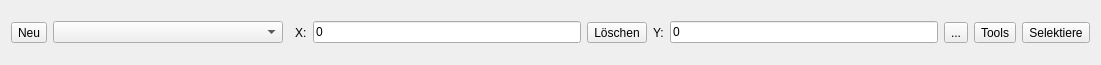
<?xml version="1.0" encoding="UTF-8"?>
<ui version="4.0">
 <class>Form</class>
 <widget class="QWidget" name="Form">
  <property name="geometry">
   <rect>
    <x>0</x>
    <y>0</y>
    <width>1101</width>
    <height>65</height>
   </rect>
  </property>
  <property name="windowTitle">
   <string>Form</string>
  </property>
  <layout class="QHBoxLayout" name="horizontalLayout">
   <property name="topMargin">
    <number>0</number>
   </property>
   <property name="bottomMargin">
    <number>0</number>
   </property>
   <item>
    <widget class="QToolButton" name="btnPoint">
     <property name="toolTip">
      <string>Punkt von Karte</string>
     </property>
     <property name="text">
      <string>Neu</string>
     </property>
     <property name="icon">
      <iconset>
       <normaloff>icons/mActionGTOpoint.png</normaloff>icons/mActionGTOpoint.png</iconset>
     </property>
     <property name="checkable">
      <bool>true</bool>
     </property>
     <property name="checked">
      <bool>false</bool>
     </property>
    </widget>
   </item>
   <item>
    <widget class="QComboBox" name="cboCoordSys">
     <property name="sizePolicy">
      <sizepolicy hsizetype="Preferred" vsizetype="Fixed">
       <horstretch>0</horstretch>
       <verstretch>0</verstretch>
      </sizepolicy>
     </property>
     <property name="editable">
      <bool>false</bool>
     </property>
     <property name="currentText">
      <string/>
     </property>
     <property name="insertPolicy">
      <enum>QComboBox::NoInsert</enum>
     </property>
     <property name="sizeAdjustPolicy">
      <enum>QComboBox::AdjustToContentsOnFirstShow</enum>
     </property>
     <property name="minimumContentsLength">
      <number>25</number>
     </property>
    </widget>
   </item>
   <item>
    <widget class="QgsProjectionSelectionWidget" name="mQgsProjectionSelectionWidget"/>
   </item>
   <item>
    <widget class="QLabel" name="lblX">
     <property name="text">
      <string>X:</string>
     </property>
    </widget>
   </item>
   <item>
    <widget class="QLineEdit" name="coordX">
     <property name="text">
      <string>0</string>
     </property>
    </widget>
   </item>
   <item>
    <widget class="QToolButton" name="btnCopyXt">
     <property name="toolTip">
      <string>x-Koordinate kopieren</string>
     </property>
     <property name="text">
      <string>Löschen</string>
     </property>
     <property name="icon">
      <iconset>
       <normaloff>icons/mActionCopyFeatures.png</normaloff>icons/mActionCopyFeatures.png</iconset>
     </property>
    </widget>
   </item>
   <item>
    <widget class="QLabel" name="lblY">
     <property name="toolTip">
      <string/>
     </property>
     <property name="text">
      <string>Y:</string>
     </property>
    </widget>
   </item>
   <item>
    <widget class="QLineEdit" name="coordY">
     <property name="text">
      <string>0</string>
     </property>
    </widget>
   </item>
   <item>
    <widget class="QToolButton" name="btnCopyYt">
     <property name="toolTip">
      <string>y-Koordinate kopieren</string>
     </property>
     <property name="text">
      <string>...</string>
     </property>
     <property name="icon">
      <iconset>
       <normaloff>icons/mActionCopyFeatures.png</normaloff>icons/mActionCopyFeatures.png</iconset>
     </property>
    </widget>
   </item>
   <item>
    <widget class="QToolButton" name="btnShow">
     <property name="text">
      <string>Tools</string>
     </property>
     <property name="icon">
      <iconset>
       <normaloff>icons/mActionZoomPoint.png</normaloff>icons/mActionZoomPoint.png</iconset>
     </property>
    </widget>
   </item>
   <item>
    <widget class="QToolButton" name="btnAddPoint">
     <property name="toolTip">
      <string>Punkt erstellen</string>
     </property>
     <property name="text">
      <string>Selektiere</string>
     </property>
     <property name="icon">
      <iconset>
       <normaloff>icons/mActionAddPoint.png</normaloff>icons/mActionAddPoint.png</iconset>
     </property>
    </widget>
   </item>
  </layout>
 </widget>
 <customwidgets>
  <customwidget>
   <class>QgsProjectionSelectionWidget</class>
   <extends>QWidget</extends>
   <header>qgsprojectionselectionwidget.h</header>
  </customwidget>
 </customwidgets>
 <resources/>
 <connections/>
</ui>
